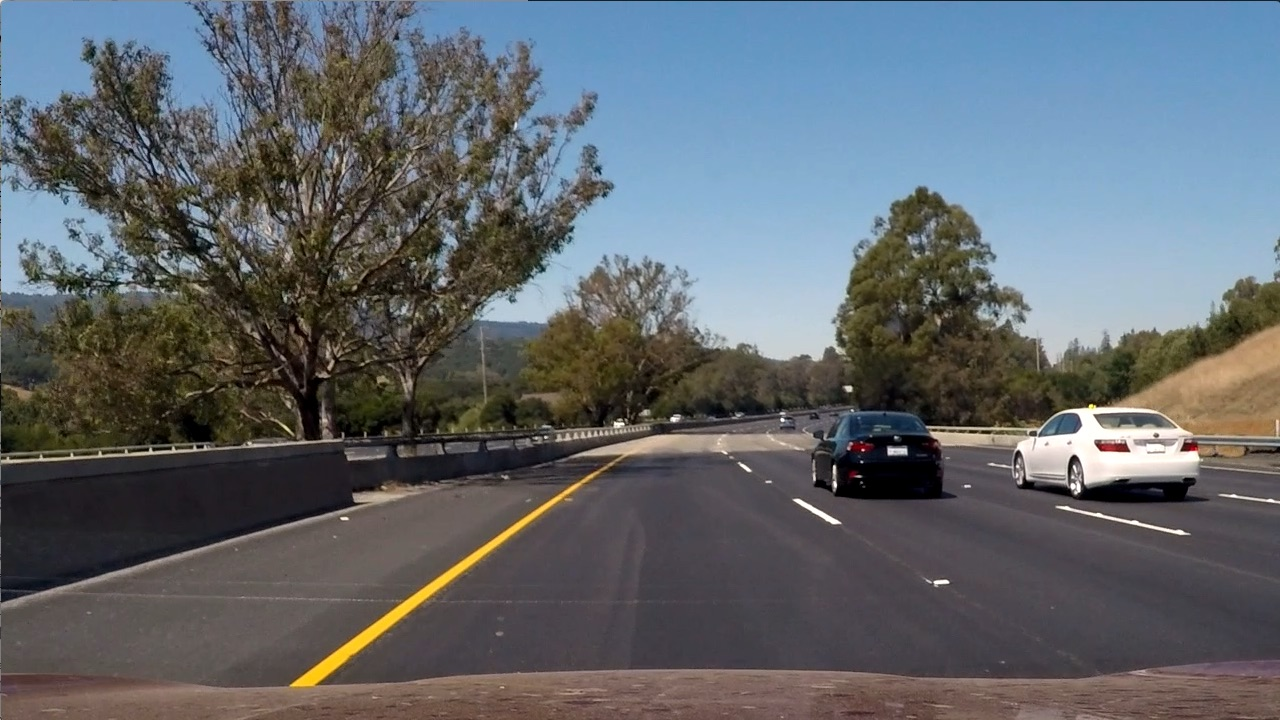
#> input picture color_space/color_test.jpg, 1280 x 720 px
$ jupyter execute color_space.ipynb   (older library calls are emulated)
#> lines starting #> are read from the running program, lines starting #| are printed output that depends on the picture; after the words box and inside, x2 and y2 are one past the last pixel; in counts of white or black regions, pixels touching at a corner belong together
[cell 1]
import numpy as np
import cv2
import matplotlib.pyplot as plt
import matplotlib.image as mpimg

image = mpimg.imread('color_test.jpg')
#> image is the input picture: shape (720, 1280, 3); mean R, G, B 97, 102.6, 107.9
thresh = (180, 255)
gray = cv2.cvtColor(image, cv2.COLOR_RGB2GRAY)
binary = np.zeros_like(gray)
binary[(gray > thresh[0]) & (gray <= thresh[1])] = 1
plt.imshow(binary, cmap='gray')

[cell 2]
R = image[:,:,0]
G = image[:,:,1]
B = image[:,:,2]
thresh = (200, 255)
binary = np.zeros_like(R)
binary[(R > thresh[0]) & (R <= thresh[1])] = 1
plt.imshow(binary, cmap='gray')

[cell 3]
hls = cv2.cvtColor(image, cv2.COLOR_RGB2HLS)
#> hls: shape (720, 1280, 3); mean of channels 0, 1, 2 76.7, 102.2, 57.5
H = hls[:,:,0]
L = hls[:,:,1]
S = hls[:,:,2]
thresh = (90, 255)
binary = np.zeros_like(S)
binary[(S > thresh[0]) & (S <= thresh[1])] = 1
plt.imshow(S, cmap='gray')
plt.figure()
plt.imshow(binary, cmap='gray')

[cell 4]
thresh = (15, 100)
binary = np.zeros_like(H)
binary[(H > thresh[0]) & (H <= thresh[1])] = 1
plt.imshow(binary, cmap='gray')
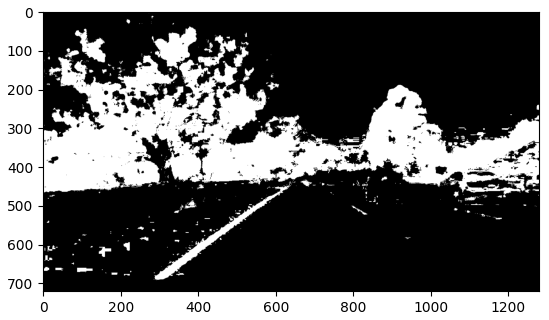
#> figure drawn by matplotlib, 1 panel

[cell 5]
import numpy as np
import cv2
import matplotlib.pyplot as plt
import matplotlib.image as mpimg


image = mpimg.imread('bridge_shadow.jpg')
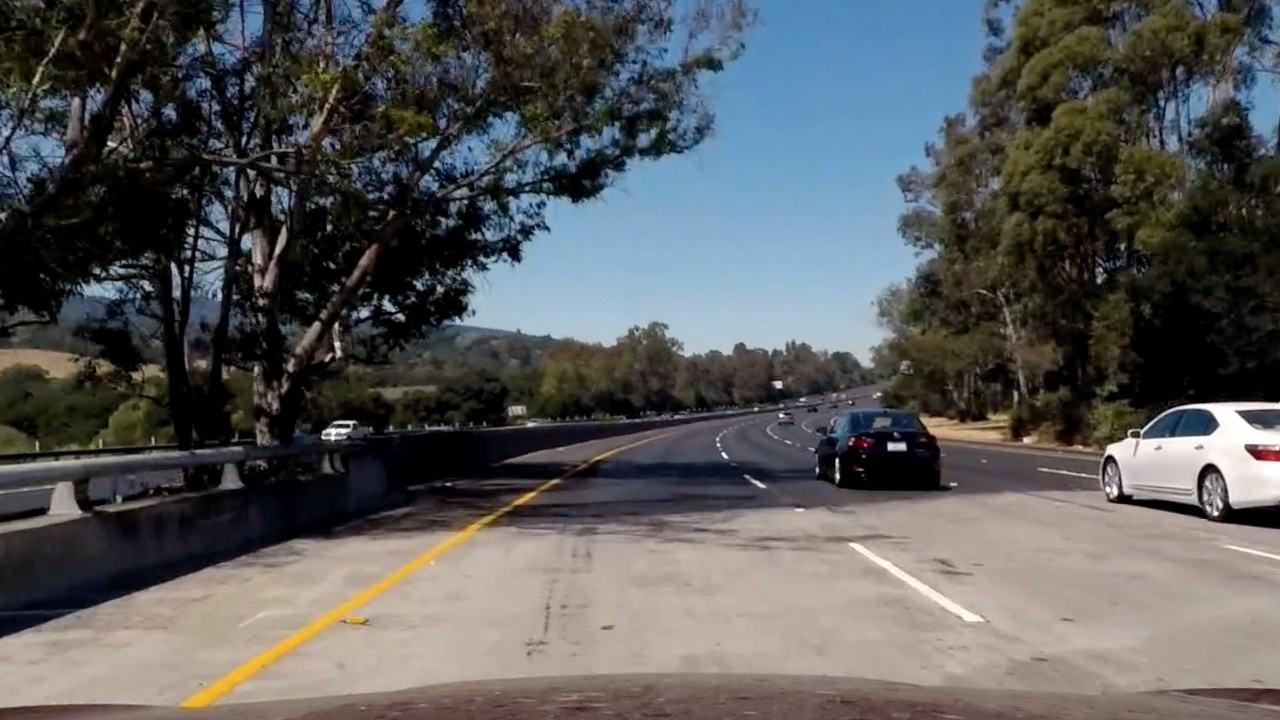
#> input picture color_space/bridge_shadow.jpg, 1280 x 720 px
#> image is the input picture: shape (720, 1280, 3); mean R, G, B 89.7, 90.6, 90.8

# Edit this function to create your own pipeline.
def pipeline(img, s_thresh=(170, 255), sx_thresh=(20, 100)):
#> called with s_thresh = (170, 255), sx_thresh = (20, 100)
    img = np.copy(img)
    # Convert to HLS color space and separate the V channel
    hls = cv2.cvtColor(img, cv2.COLOR_RGB2HLS)
#> hls: shape (720, 1280, 3); mean of channels 0, 1, 2 55.3, 90.3, 67
    l_channel = hls[:,:,1]
    s_channel = hls[:,:,2]
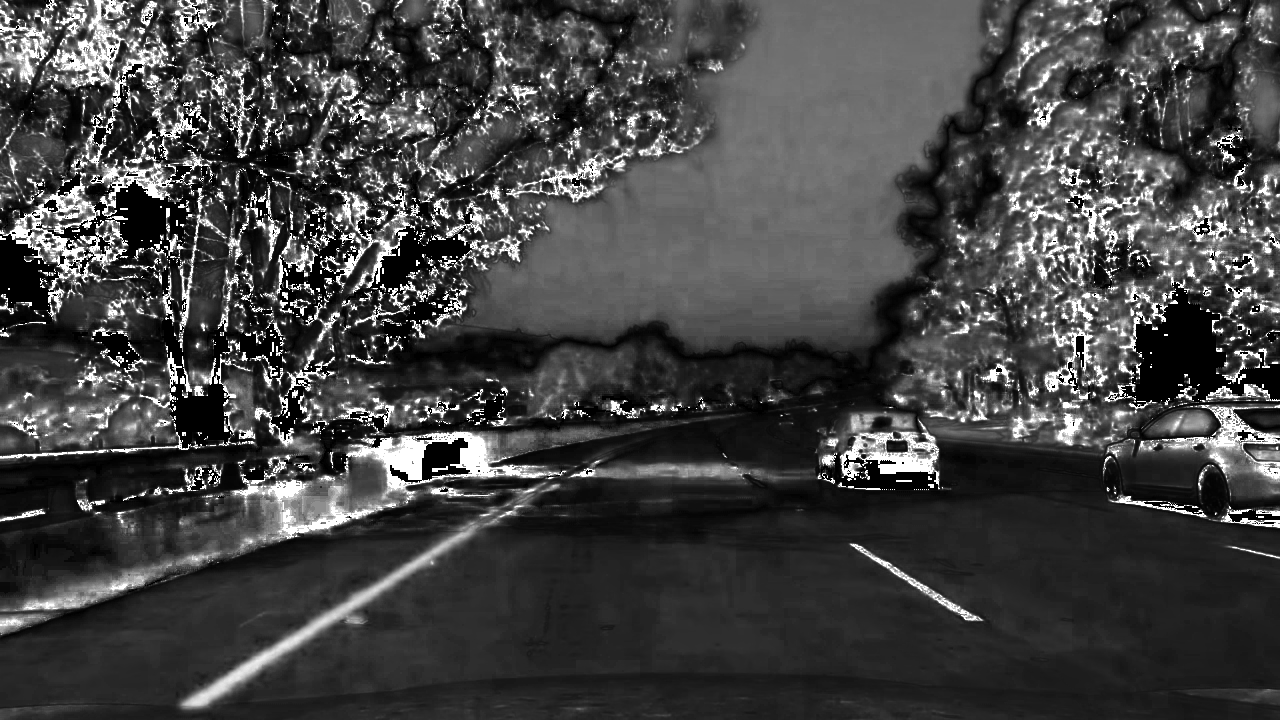
#> s_channel: shape (720, 1280); min 0, max 255, mean 67
    # Sobel x
    sobelx = cv2.Sobel(l_channel, cv2.CV_64F, 1, 0) # Take the derivative in x
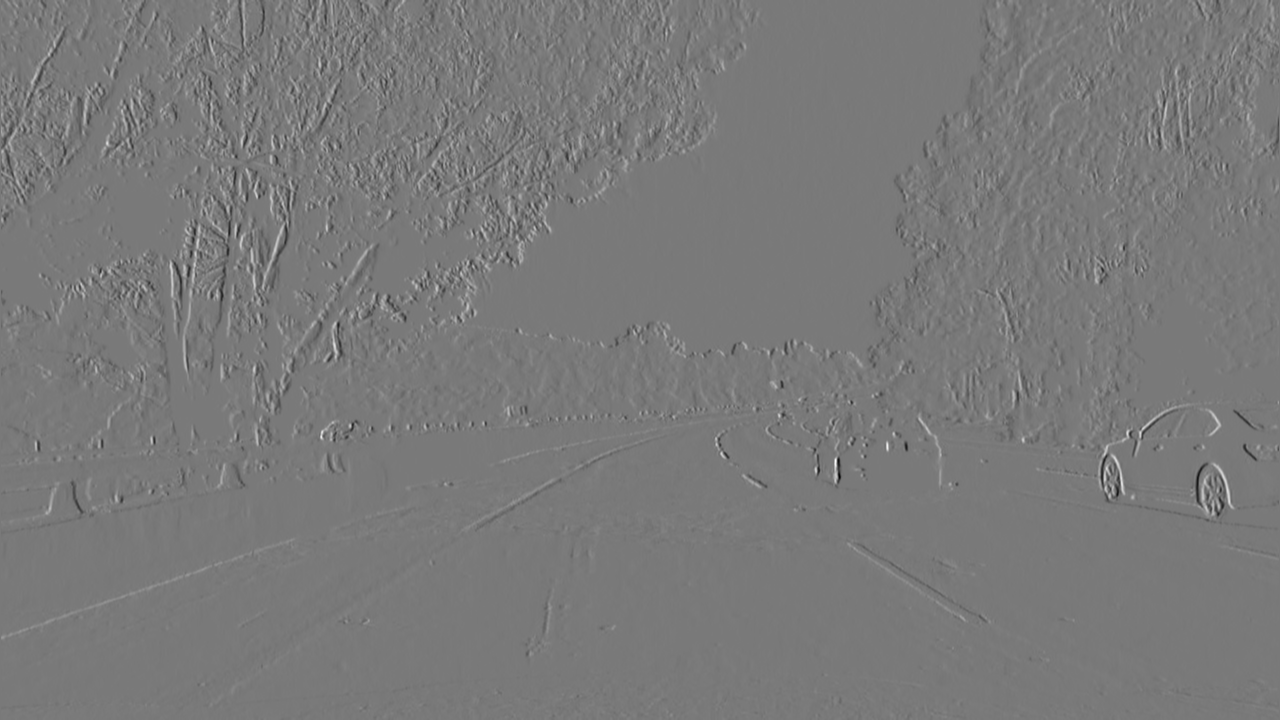
#> sobelx: shape (720, 1280) float64; min -785, max 859, mean 0.2; drawn with min black and max white
    abs_sobelx = np.absolute(sobelx) # Absolute x derivative to accentuate lines away from horizontal
    scaled_sobel = np.uint8(255*abs_sobelx/np.max(abs_sobelx))

    # Threshold x gradient
    sxbinary = np.zeros_like(scaled_sobel)
    sxbinary[(scaled_sobel >= sx_thresh[0]) & (scaled_sobel <= sx_thresh[1])] = 1

    # Threshold color channel
    s_binary = np.zeros_like(s_channel)
    s_binary[(s_channel >= s_thresh[0]) & (s_channel <= s_thresh[1])] = 1
    # Stack each channel
    color_binary = np.dstack(( np.zeros_like(sxbinary), sxbinary, s_binary)) * 255
    combined_binary = np.zeros_like(sxbinary)
    combined_binary[(s_binary == 1) | (sxbinary == 1)] = 1

    return combined_binary

result = pipeline(image)
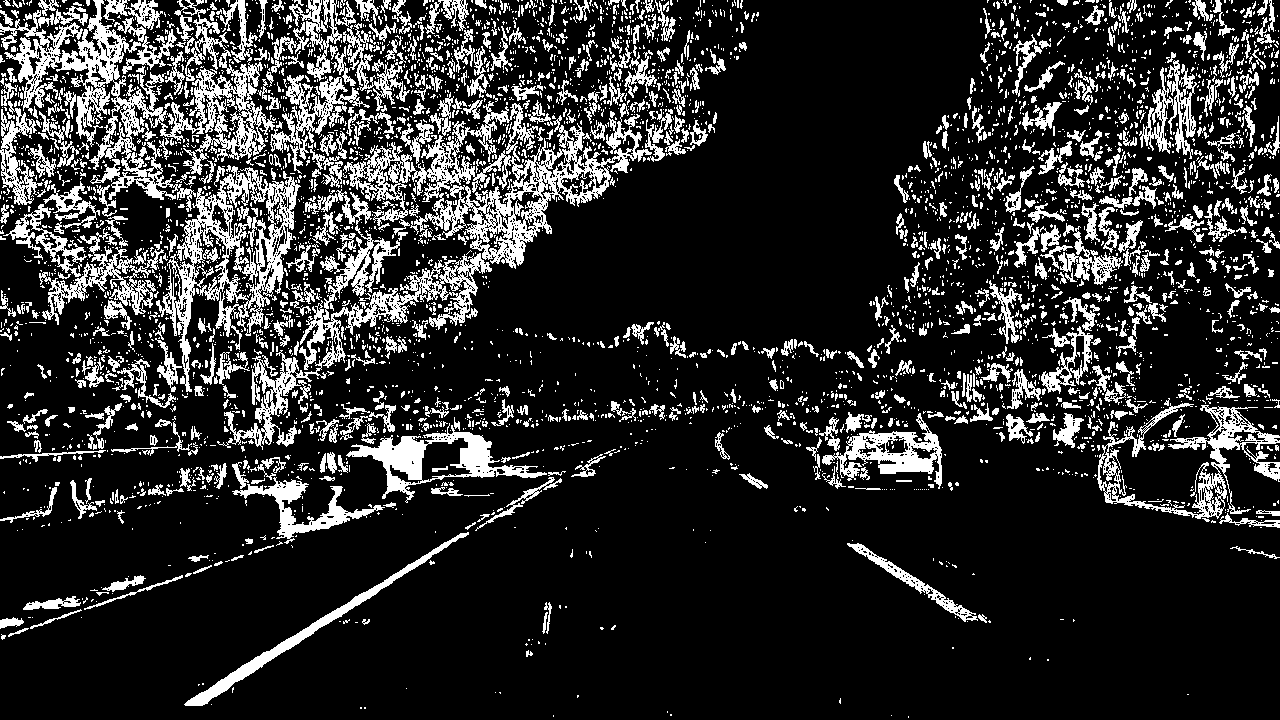
#> result: shape (720, 1280); values 0 (black) and 1 (white), 17.7% white; 4582 white regions (3721 under 20 px), largest, box (x1, y1, x2, y2) and area: (0, 0, 275, 212) 14826, (343, 101, 652, 269) 13225, (217, 189, 492, 450) 9334

# Plot the result
f, (ax1, ax2) = plt.subplots(1, 2, figsize=(24, 9))
f.tight_layout()

ax1.imshow(image)
ax1.set_title('Original Image', fontsize=40)

ax2.imshow(result, cmap = 'gray')
ax2.set_title('Pipeline Result', fontsize=40)
plt.subplots_adjust(left=0., right=1, top=0.9, bottom=0.)
